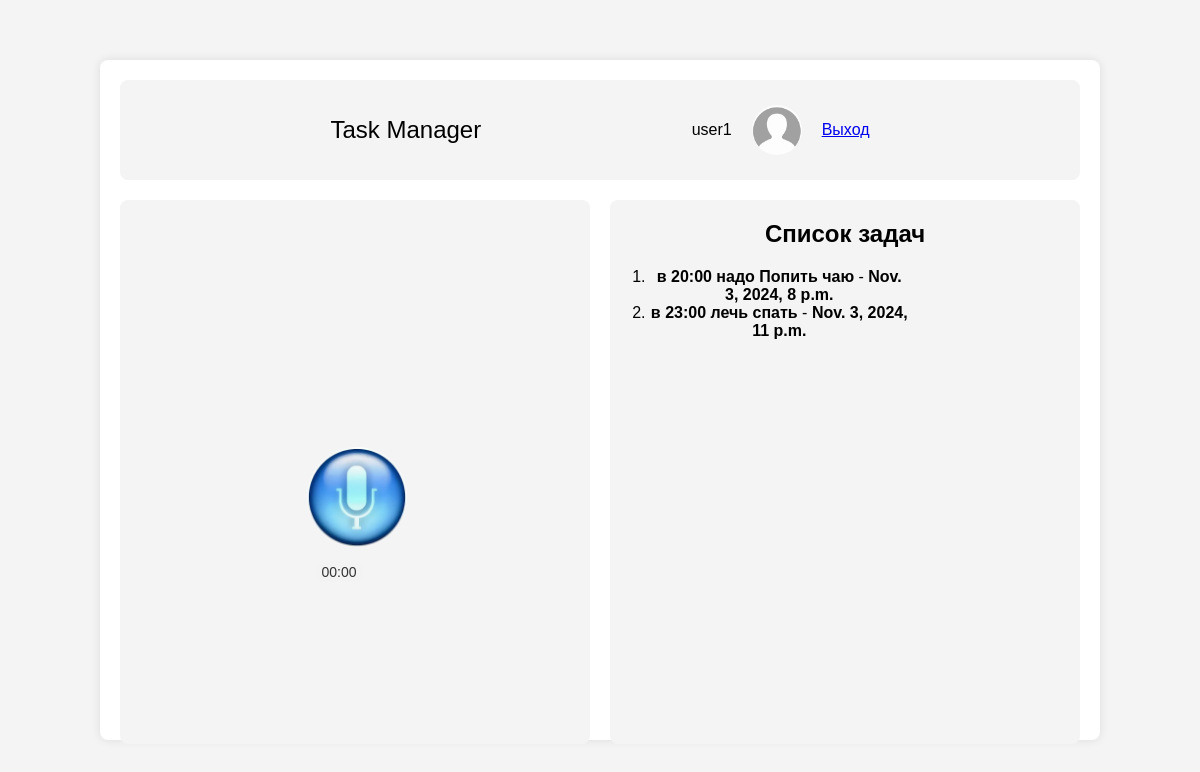
/home/3/ (signed in), run on an earlier commit of the app's database.
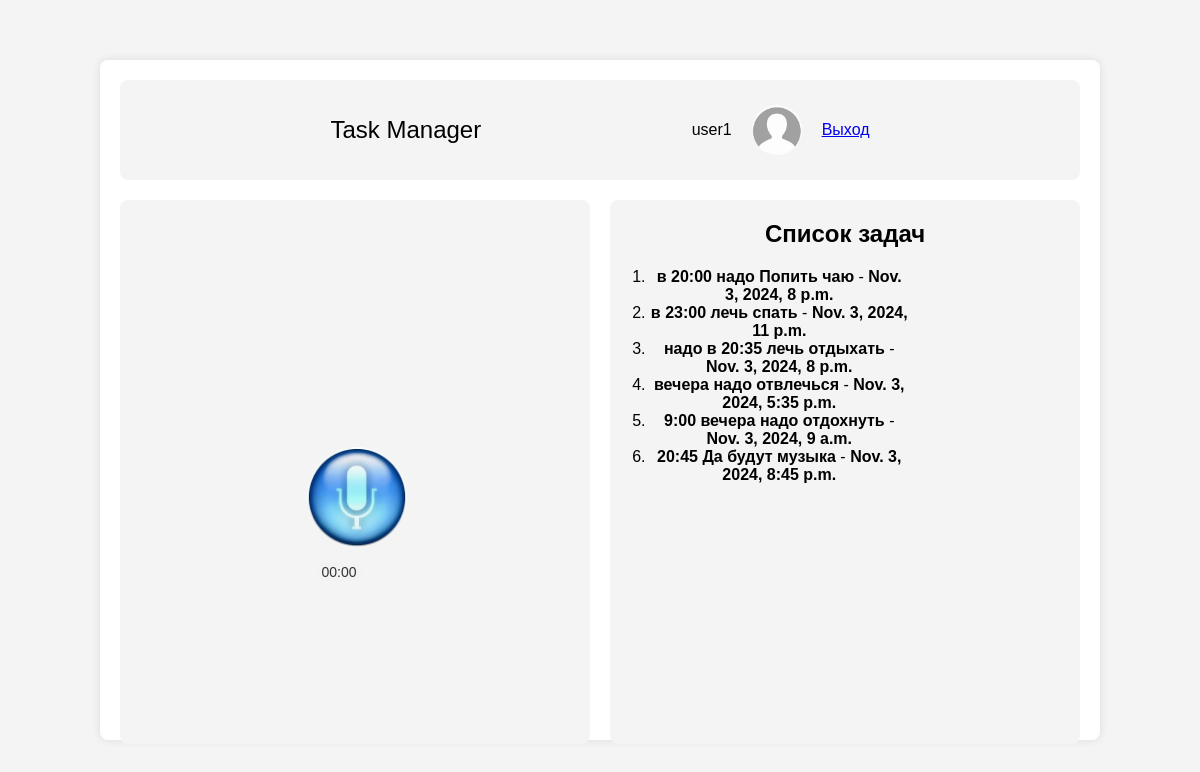
And on a later commit of the database.
### app/models.py (models this page shows, shortened)
class MyUser(AbstractUser):
    email = models.EmailField(unique=True, verbose_name="Адрес электронной почты")
    username = models.CharField(max_length=10, verbose_name="Имя")
    REQUIRED_FIELDS = ['username']  # Добавьте обязательные поля
    USERNAME_FIELD = 'email'  # Укажите поле для аутентификации

### text_processing/models.py (models this page shows, shortened)
class Transcription(models.Model):
    text = models.TextField()
    created_at = models.DateTimeField(auto_now_add=True)
    completed_at = models.DateTimeField(null=True, blank=True)
    record = models.ForeignKey(VoiceRecording, related_name='transcriptions', on_delete=models.CASCADE, null=True, blank=True)
    user = models.ForeignKey(MyUser,  on_delete=models.CASCADE)

### app/views.py (the view)
# urls.py: path('home/<int:user_id>/', views.home, name='home'),
@login_required
def home(request, user_id):
    try:
        user = get_object_or_404(MyUser, id=user_id)
        tasks = Transcription.objects.filter(user=user)
        for task in tasks:
            if task.record and task.record.user != user:
                logger.warning(f"User {request.user.id} tried to access task {task.id} of user {user_id}")
                raise Http404(_("You do not have permission to view this task."))
        return render(request, 'home.html', {'user': user, 'tasks': tasks})
    except Http404 as e:
        logger.error(f"Http404 error: {e}")
        raise
    except Exception as e:
        logger.error(f"An error occurred: {e}")
        raise Http404(_("An error occurred while processing your request."))

### templates/home.html (shortened to what this page needs)
{% load static %}
<!DOCTYPE html>
<html lang="en">
<head>
    <link rel="stylesheet" type="text/css" href="{% static 'style.css' %}">
</head>
<body>
<div class="home-container">
    <div class="container-app">
        <span class="title-home">Task Manager</span>
        <div class="header">
            <span>{{ user.username}}</span>
            <div class="user"><img src="{% static 'user.webp' %}" class="user-img"></div>
            <a href="{% url 'logout' %}">Выход</a>
        </div>
    </div>
    <div class="widows">
        <div class="widowsL">
            <button class="mic-btn" id="record-btn">
                <img src="{% static 'mic.webp' %}" class="mic">
            </button>
            <div class="status-bar">
                <div class="status-bar-time" id="status-bar-time">00:00</div>
            </div>
        </div>
        <div class="widowsR">
            <h2>Список задач</h2>
            <ol>
                {% for task in tasks %}
                    <li class="task" data-time="{{ task.completed_at|date:'Y-m-d H:i:s' }}" data-id="{{ task.id }}">
                        <strong class="task-text">{{ task.text }}</strong> - <strong>{{ task.completed_at }}</strong>
                    </li>
                {% empty %}
                    <li>Нет доступных задач.</li>
                {% endfor %}
            </ol>
        </div>
    </div>
</div>
</body>
</html>

### static/style.css (style rules this page uses)
body { font-family: Arial, sans-serif; background-color: #f4f4f4; margin: 0; padding: 0; display: flex; justify-content: center; align-items: center; height: 100vh; }
.home-container { background-color: #fff; padding: 20px; border-radius: 8px; box-shadow: 0 0 10px rgba(0, 0, 0, 0.1); width: 80%; height: 80%; position: relative; border: 2px; }
.container-app { width: 100%; height: 100px; background-color: #f4f4f4; border-radius: 8px; display: flex; justify-content: space-evenly; align-items: center; }
.header { display: flex; align-items: center; justify-content: flex-end; height: 100%; }
.title-home { align-items: center; font-size: 24px; }
.user { width: 50px; height: 50px; margin: 20px; }
.user-img { border-radius: 50%; width: 100%; height: 100%; border: 2px; }
.widows { width: 100%; height: 85%; display: flex; margin-top: 20px; margin-bottom: 25px; }
.widowsL { width: 100%; height: 100%; background-color: #f4f4f4; margin-right: 10px; border-radius: 8px; align-items: center; display: flex; justify-content: center; }
.mic { width: 100px; height: 100px; border-radius: 50%; }
.mic-btn { border-radius: 50%; border: none; }
.widowsR { width: 100%; height: 100%; background-color: #f4f4f4; margin-left: 10px; border-radius: 8px; }
.mic-btn { position: relative; width: 50px; height: 50px; border: none; background: none; padding: 0; cursor: pointer; overflow: visible; }

### templates/home.html (style rules this page uses)
.status-bar { width: 10%; height: 20px; background-color: #f3f3f3; position: relative; overflow: hidden; top: 100px; left: -41px; }
.status-bar-time { position: absolute; top: 0; left: 50%; transform: translateX(-50%); color: #333; font-size: 14px; line-height: 20px; }
.widowsR { text-align: center; }
ol { width: 55%; }

What changed in the data, as far as the page shows it:
added Transcription: text "надо в 20:35 лечь отдыхать", completed_at "Nov. 3, 2024, 8 p.m."
added Transcription: text "вечера надо отвлечься", completed_at "Nov. 3, 2024, 5:35 p.m."
added Transcription: text "9:00 вечера надо отдохнуть", completed_at "Nov. 3, 2024, 9 a.m."
added Transcription: text "20:45 Да будут музыка", completed_at "Nov. 3, 2024, 8:45 p.m."
